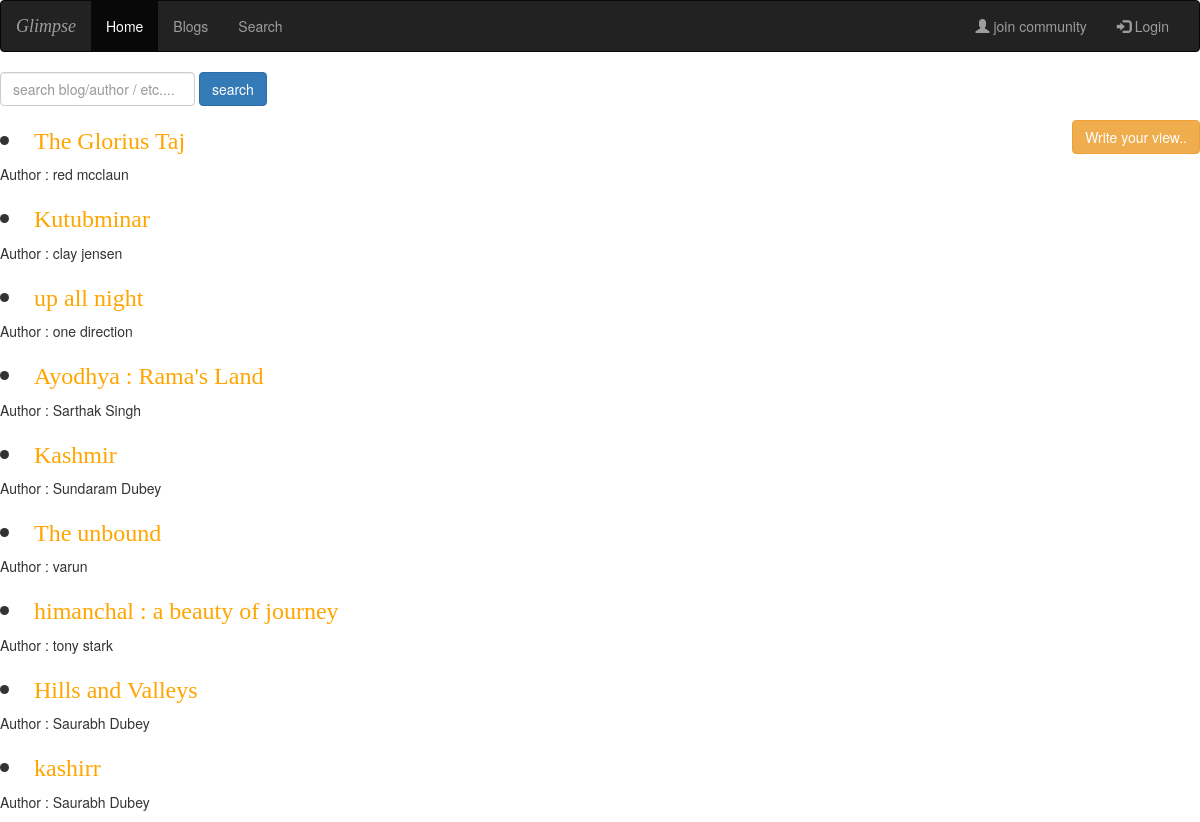
The app's page /blog/search/ with its own data.
### blog/models.py (models this page shows, shortened)
class Article(models.Model):
	article_name = models.CharField(max_length =100)
	author = models.CharField(max_length =100)
	area = models.CharField(max_length = 100)
	content = models.TextField()

### blog/views.py (the view)
# urls.py: path('search/',views.search),
def search(request):
	 template = 'blog/search.html'
	 query = request.GET.get('q')
	 if query:
	 	results = Article.objects.filter(Q(article_name__icontains= query) | Q(author__icontains = query) | Q(area__icontains = query))
	 else:
	 	results = Article.objects.all()
	 context = {
	 		"items":results
	 }
	 return render(request, 'blog/search.html', context)

### blog/templates/blog/search.html (shortened to what this page needs)
{% include 'nav.html' %}
<div>
	<form method="GET" action="" class="form-inline">{% csrf_token %}
	 <input type="text" name="q" value = "{{ request.GET.q }}" placeholder="search blog/author / etc...." class="form-control">
	<input type="submit"  value="search" class="btn btn-primary">
</form>
<button class="btn btn-warning" style="float: right;"><a href="http://127.0.0.1:8000/blog/create/"
	><span style="float: right;color: white"> Write your view..</span></a></button>
 </div>
{% for i in items %}
 	<div class="list">
 	 <h3><li><a href="http://127.0.0.1:8000/blog/{{i.id}}/"><span style="color:orange; font-family: cursive;"> {{i.article_name}}</span></a></li></h3>
	<p>Author : {{i.author}}</p>
	</div>
{% endfor %}

### home/templates/nav.html (shortened to what this page needs)
    <link rel="stylesheet" href="https://maxcdn.bootstrapcdn.com/bootstrap/3.4.0/css/bootstrap.min.css">
    <link rel="stylesheet" href="https://maxcdn.bootstrapcdn.com/bootstrap/3.4.0/css/bootstrap.min.css">
  <link rel="stylesheet" href="https://maxcdn.bootstrapcdn.com/bootstrap/3.4.0/css/bootstrap.min.css">
<body>
  <nav class="navbar navbar-inverse" >
    <div class="container-fluid" >
      <div class="navbar-header"   >
        <a class="navbar-brand" href="https://sundaram-dubey.imgbb.com/"><i ><span style="font-family: cursive">Glimpse</span></i></a>
      </div>
      <div class="collapse navbar-collapse" id="myNavbar">
        <ul class="nav navbar-nav navbar-center">
          <li class="active"><a href="http://127.0.0.1:8000/home/">Home</a></li>
          <li><a href="http://127.0.0.1:8000/blog/search/">Blogs</a></li>
          <li><a href="http://127.0.0.1:8000/search/">Search</a></li>
        </ul>
        <ul class="nav navbar-nav navbar-right">
          <li><a href="http://127.0.0.1:8000/register/"><span class="glyphicon glyphicon-user"></span> join community </a></li>
          <li><a href="C:\Users\user\Desktop/login.html"><span class="glyphicon glyphicon-log-in"></span> Login</a></li>
        </ul>
      </div>
    </div>
  </nav>
  </body>

### records on screen
Article: article_name "The Glorius Taj", author "red mcclaun"
Article: article_name "Kutubminar", author "clay jensen"
Article: article_name "up all night", author "one direction"
Article: article_name "Ayodhya : Rama's Land", author "Sarthak Singh"
Article: article_name "Kashmir", author "Sundaram Dubey"
Article: article_name "The unbound", author "varun"
Article: article_name "himanchal : a beauty of journey", author "tony stark"
Article: article_name "Hills and Valleys", author "Saurabh Dubey"
Article: article_name "kashirr", author "Saurabh Dubey"
